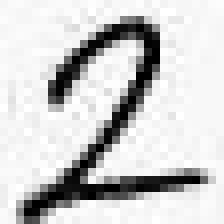
#> input picture two1.jpg, 28 x 28 px (shown 8 times larger)
$ jupyter execute 'Eigenvalues of an image and PCA.ipynb'   (shell and % lines are left out)
#> lines starting #> are read from the running program, lines starting #| are printed output that depends on the picture; after the words box and inside, x2 and y2 are one past the last pixel; in counts of white or black regions, pixels touching at a corner belong together
[cell 1]

import numpy as np
import matplotlib.image as mpi
import matplotlib.pyplot as plt
import numpy.linalg as LA
import pandas as pd

[cell 2]
data = pd.DataFrame(np.random.rand(30).reshape((10,3)), columns = ['one','two','three'])
data

[cell 3]
from sklearn.decomposition import PCA

pca = PCA(n_components = 2)
pca.fit(data)
print(pca.explained_variance_ratio_)
print(pca.singular_values_)

[cell 4]
print(sum(pca.explained_variance_ratio_))

[cell 5]
im = mpi.imread('two1.jpg')
#> im is the input picture: shape (28, 28, 3); min 0, max 255, mean 205.3

def rgb2gray(rgb):
    """ Convert an rgb image to grayscale.

        The rgb image must be in a NumPy ndarray.
    """
    return np.dot(rgb[...,:3], [0.2989, 0.5870, 0.1140])

im = rgb2gray(im)
im = -(im - 255)
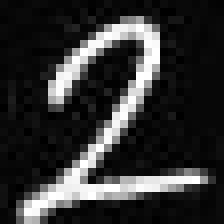
#> im: shape (28, 28) float64 (shown 8 times larger); min 0.0255, max 255, mean 49.7

mask = 1*np.array(im > 50)
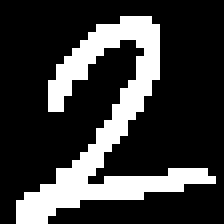
#> mask: shape (28, 28) int64 (shown 8 times larger); values 0 (black) and 1 (white), 23.1% white in thin lines or dots, all inside (x1, y1, x2, y2) = (2, 2, 27, 28)
im = mask*im
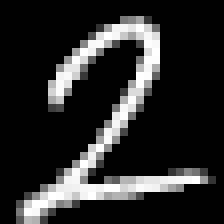
#> im: shape (28, 28) float64 (shown 8 times larger); min 0, max 255, mean 42.2

plt.imshow(im, cmap = 'gray');

[cell 6]
E = LA.eig(im)
ell1 = np.max(np.abs(E[0]))
#> ell1 = 889.7

[cell 7]
ell1
#> Out = 889.7

[cell 8]
D = E[1][0]

[cell 9]
im1 = D*im

[cell 10]
from sklearn.decomposition import PCA

pca = PCA(n_components=2)
pca.fit(im)
print(pca.explained_variance_ratio_)
print(pca.singular_values_)

[cell 11]
help(PCA)

[cell 12]
im1 = pca.transform(im)
#> im1 = 28 pairs, first value -294.6 to 615.3, second value -258.6 to 336.8

[cell 13]
plt.imshow(im1, cmap = 'gray');
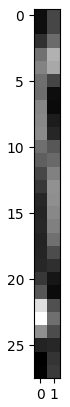
#> figure drawn by matplotlib, 1 panel
